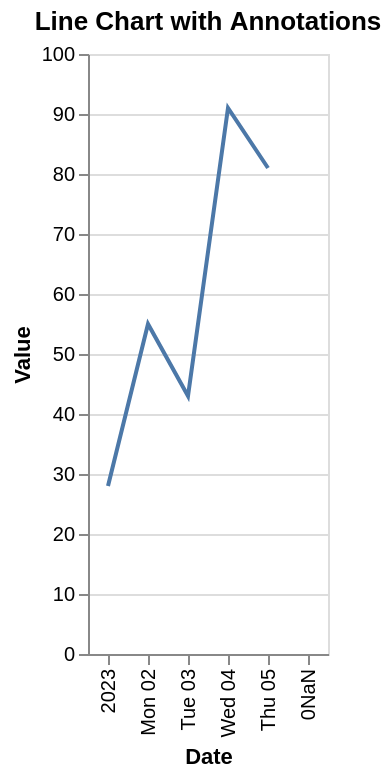

Write the Vega-Lite specification saved for this chart.
### Vega-Lite specification from a JSON file in a GitHub repository (floating-point values rounded to 4 significant figures)
{"$schema": "https://vega.github.io/schema/vega-lite/v6.json", "description": "Line chart with annotations and reference lines.", "layer": [{"data": {"values": [{"date": "2023-01-01", "value": 28}, {"date": "2023-01-02", "value": 55}, {"date": "2023-01-03", "value": 43}, {"date": "2023-01-04", "value": 91}, {"date": "2023-01-05", "value": 81}]}, "mark": "line", "encoding": {"x": {"field": "date", "type": "temporal", "axis": {"title": "Date"}}, "y": {"field": "value", "type": "quantitative", "axis": {"title": "Value"}}}}, {"mark": {"type": "rule", "color": "red", "strokeDash": [4, 4]}, "encoding": {"y": {"datum": 60}}}, {"mark": {"type": "text", "align": "right", "dx": -5, "dy": -5}, "encoding": {"x": {"datum": "2023-01-03"}, "y": {"datum": 60}, "text": {"datum": "Target: 60"}}}], "title": "Line Chart with Annotations"}
